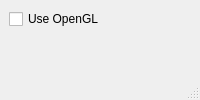
<?xml version="1.0" encoding="UTF-8"?>
<ui version="4.0">
 <class>MainWindow</class>
 <widget class="QMainWindow" name="MainWindow">
  <property name="windowTitle">
   <string>MainWindow</string>
  </property>
  <widget class="QWidget" name="centralwidget">
   <layout class="QVBoxLayout" name="verticalLayout">
    <item>
     <layout class="QHBoxLayout" name="horizontalLayout">
      <item>
       <widget class="QCheckBox" name="useGL_CheckBox">
        <property name="text">
         <string>Use OpenGL</string>
        </property>
       </widget>
      </item>
      <item>
       <spacer name="horizontalSpacer">
        <property name="orientation">
         <enum>Qt::Horizontal</enum>
        </property>
        <property name="sizeType">
         <enum>QSizePolicy::Expanding</enum>
        </property>
        <property name="sizeHint" stdset="0">
         <size>
          <width>40</width>
          <height>20</height>
         </size>
        </property>
       </spacer>
      </item>
     </layout>
    </item>
    <item>
     <widget class="QStackedWidget" name="chartStack">
      <widget class="QWidget" name="page2D">
       <layout class="QVBoxLayout" name="layout2D"/>
      </widget>
      <widget class="QWidget" name="pageGL">
       <layout class="QVBoxLayout" name="layoutGL"/>
      </widget>
     </widget>
    </item>
   </layout>
  </widget>
  <widget class="QMenuBar" name="menubar"/>
  <widget class="QStatusBar" name="statusbar"/>
 </widget>
 <resources/>
 <connections/>
</ui>
